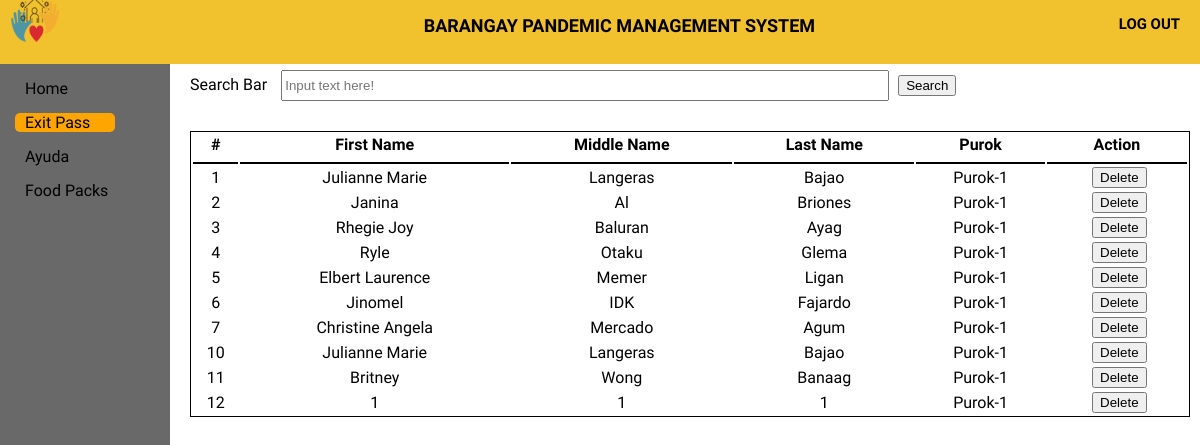
The page /Official/ExitPass/exitpass.php on the database as committed earlier.
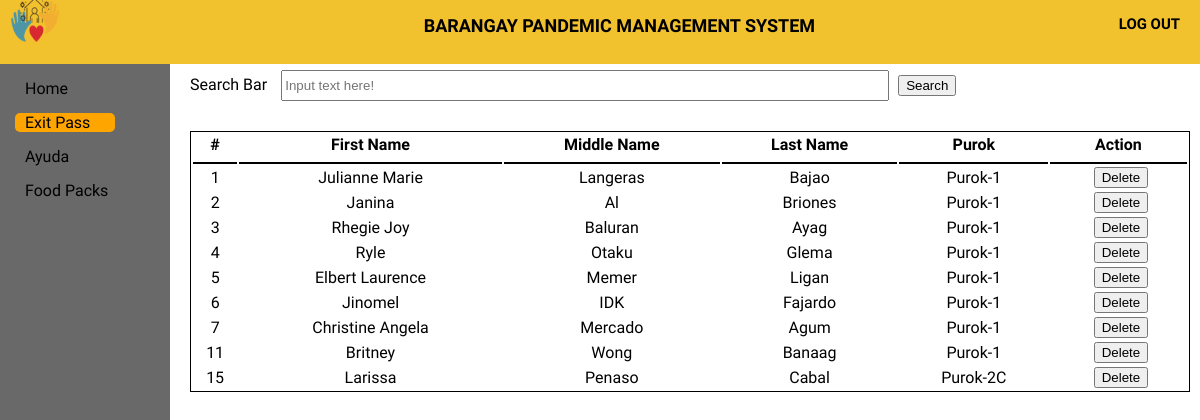
The same page on the database as committed later.
### tables this page shows
CREATE TABLE `exitpass` (
  `epassID` int(11) NOT NULL,
  `userID` int(11) NOT NULL,
  `Fname2` varchar(50) NOT NULL,
  `Mname2` varchar(50) NOT NULL,
  `Lname2` varchar(50) NOT NULL,
  `purok2` varchar(50) NOT NULL,
  `barangay` varchar(50) NOT NULL,
  `date_requested` varchar(50) NOT NULL,
  `quantity` int(2) NOT NULL
);

### Official/ExitPass/exitpass.php (the view, shortened to what this page needs)
<!DOCTYPE html>
<html>
<head>
	<link rel="stylesheet" type="text/css" href="exitpass.css">
</head>
<body>
	<header>
		<div class="log_out">
			<a href="log_out" class="logout_btn"><h5>LOG OUT</h5></a>
		</div>
		<div class="title">
			<h5>BARANGAY PANDEMIC MANAGEMENT SYSTEM</h5>
		</div>
		<div class="logobox">
			<img src="logo1.png" class="logo">
		</div>
	</header>
	<div class="sidebar">
		<a href="../home page/home.html"><span>Home</span></a>
		<a href="../ExitPass/exitpass.php" id="main"><span>Exit Pass</span></a>
		<a href="../Ayuda/Ayuda.php"><span>Ayuda</span></a>
		<a href="../Food pack/Food pack.php"><span>Food Packs</span></a>
	</div>
	<div class="content">
		<form action="eresult.php" method="get">
		<div class="Cheader">
			<label>Search Bar</label>
			<input type="text" name="search" id="searchbar" placeholder="Input text here!">
			<button type="submit" >Search</button>
		</div>
		</form>
		<table class="table1">
		  <tr>
		  	<th>#</th>
		    <th>First Name</th>
		    <th>Middle Name</th>
		    <th>Last Name</th>
		    <th>Purok</th>
		    <th>Action</th>
		  </tr>
		  <tbody>
					<?php
						require '../Connection/db_conn.php';
						$query = $conn->query("SELECT *  FROM `exitpass`;") or die(mysqli_error());
						while($fetch = $query->fetch_array()){
					?>
						<tr>
							<td><?php echo $fetch['epassID']?></td>
							<td><?php echo $fetch['Fname2']?></td>
							<td><?php echo $fetch['Mname2']?></td>
							<td><?php echo $fetch['Lname2']?></td>
							<td><?php echo $fetch['purok2']?></td>
    						<td><center></a><a onclick = "confirmationDelete(this); return false;" href = "delete-exitpass.php?epassID=<?php echo $fetch['epassID']?>"><i></i><button> Delete</button></a></center></td>
  </tr>
 					 <?php
						}
					?>
					</tbody>
		</table>
	</div>
</body>
</html>

Rows that differ between the two databases and show on the page:
removed exitpass: epassID "10", Fname2 "Julianne Marie", Mname2 "Langeras", Lname2 "Bajao", purok2 "Purok-1"
removed exitpass: epassID "12", Fname2 "1", Mname2 "1", Lname2 "1", purok2 "Purok-1"
added exitpass: epassID "15", Fname2 "Larissa", Mname2 "Penaso", Lname2 "Cabal", purok2 "Purok-2C"
